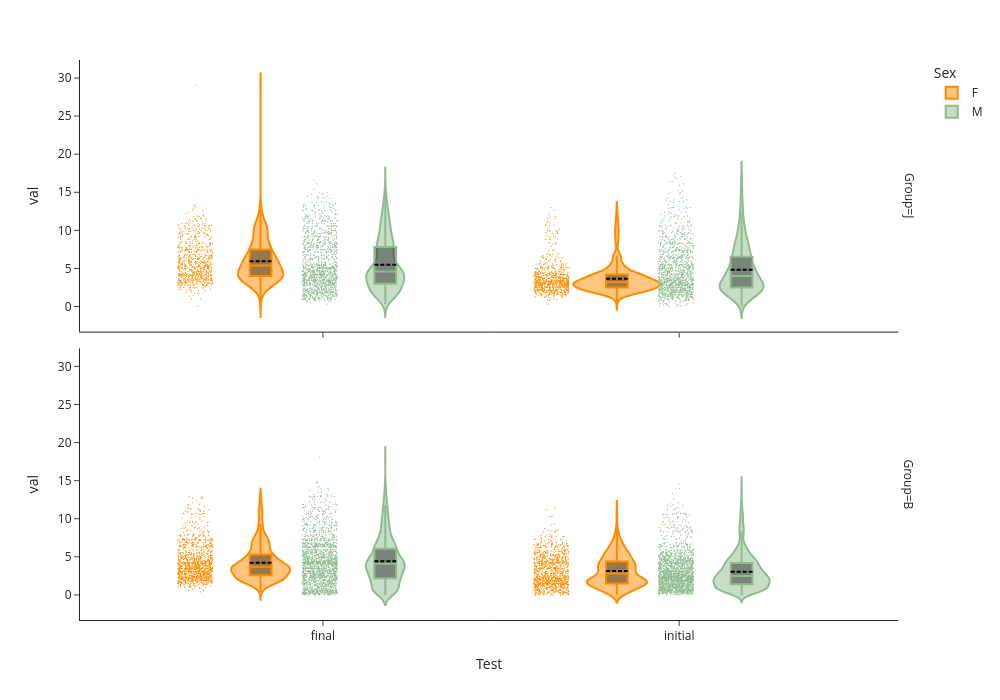

Notebook source saved alongside this figure:
### Code cell
px.violin(melt_df_list[2], x='Test', y='val', facet_row='Group', color='Sex',
          color_discrete_sequence=['darkorange', 'darkseagreen'],
          violinmode='group', template='simple_white',
          width=1000, height=700,box=True
          ).update_traces(marker_line_color='black',
                          box_fillcolor='rgba(0,0,0,0.4)',
                          marker_size=1.2, 
                          jitter=0.4,
                          meanline_color='black',
                          points='all')

### Figure 1 — Plotly figure (JSON) as saved in the notebook; plotly's stock layout.template omitted (floating-point values rounded to 4 significant figures; data arrays with more than 128 entries replaced by an {"elided": "..."} marker saying what was removed)
{"data": [{"alignmentgroup": "True", "box": {"fillcolor": "rgba(0,0,0,0.4)", "visible": true}, "hovertemplate": "Sex=F<br>Group=J<br>Test=%{x}<br>val=%{y}<extra></extra>", "jitter": 0.4, "legendgroup": "F", "marker": {"color": "darkorange", "line": {"color": "black"}, "size": 1.2}, "meanline": {"color": "black"}, "name": "F", "offsetgroup": "F", "orientation": "v", "points": "all", "scalegroup": "True", "showlegend": true, "type": "violin", "x": {"elided": "2028 str values"}, "x0": " ", "xaxis": "x2", "y": {"elided": "2028 float values"}, "y0": " ", "yaxis": "y2"}, {"alignmentgroup": "True", "box": {"fillcolor": "rgba(0,0,0,0.4)", "visible": true}, "hovertemplate": "Sex=F<br>Group=B<br>Test=%{x}<br>val=%{y}<extra></extra>", "jitter": 0.4, "legendgroup": "F", "marker": {"color": "darkorange", "line": {"color": "black"}, "size": 1.2}, "meanline": {"color": "black"}, "name": "F", "offsetgroup": "F", "orientation": "v", "points": "all", "scalegroup": "True", "showlegend": false, "type": "violin", "x": {"elided": "3042 str values"}, "x0": " ", "xaxis": "x", "y": {"elided": "3042 float values"}, "y0": " ", "yaxis": "y"}, {"alignmentgroup": "True", "box": {"fillcolor": "rgba(0,0,0,0.4)", "visible": true}, "hovertemplate": "Sex=M<br>Group=J<br>Test=%{x}<br>val=%{y}<extra></extra>", "jitter": 0.4, "legendgroup": "M", "marker": {"color": "darkseagreen", "line": {"color": "black"}, "size": 1.2}, "meanline": {"color": "black"}, "name": "M", "offsetgroup": "M", "orientation": "v", "points": "all", "scalegroup": "True", "showlegend": true, "type": "violin", "x": {"elided": "3380 str values"}, "x0": " ", "xaxis": "x2", "y": {"elided": "3380 float values"}, "y0": " ", "yaxis": "y2"}, {"alignmentgroup": "True", "box": {"fillcolor": "rgba(0,0,0,0.4)", "visible": true}, "hovertemplate": "Sex=M<br>Group=B<br>Test=%{x}<br>val=%{y}<extra></extra>", "jitter": 0.4, "legendgroup": "M", "marker": {"color": "darkseagreen", "line": {"color": "black"}, "size": 1.2}, "meanline": {"color": "black"}, "name": "M", "offsetgroup": "M", "orientation": "v", "points": "all", "scalegroup": "True", "showlegend": false, "type": "violin", "x": {"elided": "5070 str values"}, "x0": " ", "xaxis": "x", "y": {"elided": "5070 float values"}, "y0": " ", "yaxis": "y"}], "layout": {"annotations": [{"font": {}, "showarrow": false, "text": "Group=B", "textangle": 90, "x": 0.98, "xanchor": "left", "xref": "paper", "y": 0.2425, "yanchor": "middle", "yref": "paper"}, {"font": {}, "showarrow": false, "text": "Group=J", "textangle": 90, "x": 0.98, "xanchor": "left", "xref": "paper", "y": 0.7575, "yanchor": "middle", "yref": "paper"}], "height": 700, "legend": {"title": {"text": "Sex"}, "tracegroupgap": 0}, "margin": {"t": 60}, "violinmode": "group", "width": 1000, "xaxis": {"anchor": "y", "domain": [0, 0.98], "title": {"text": "Test"}}, "xaxis2": {"anchor": "y2", "domain": [0, 0.98], "matches": "x", "showticklabels": false}, "yaxis": {"anchor": "x", "domain": [0, 0.485], "title": {"text": "val"}}, "yaxis2": {"anchor": "x2", "domain": [0.515, 1], "matches": "y", "title": {"text": "val"}}}}
